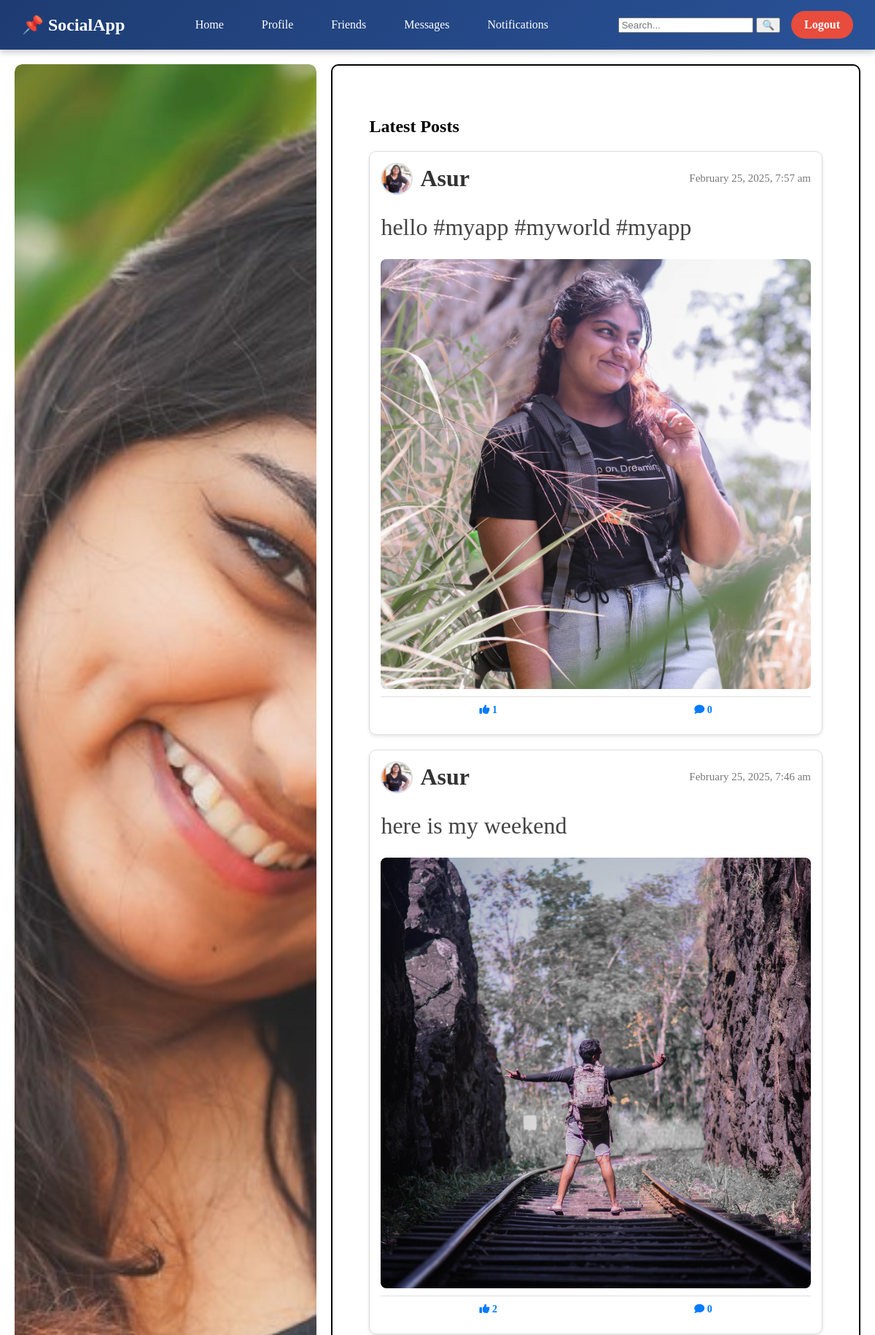
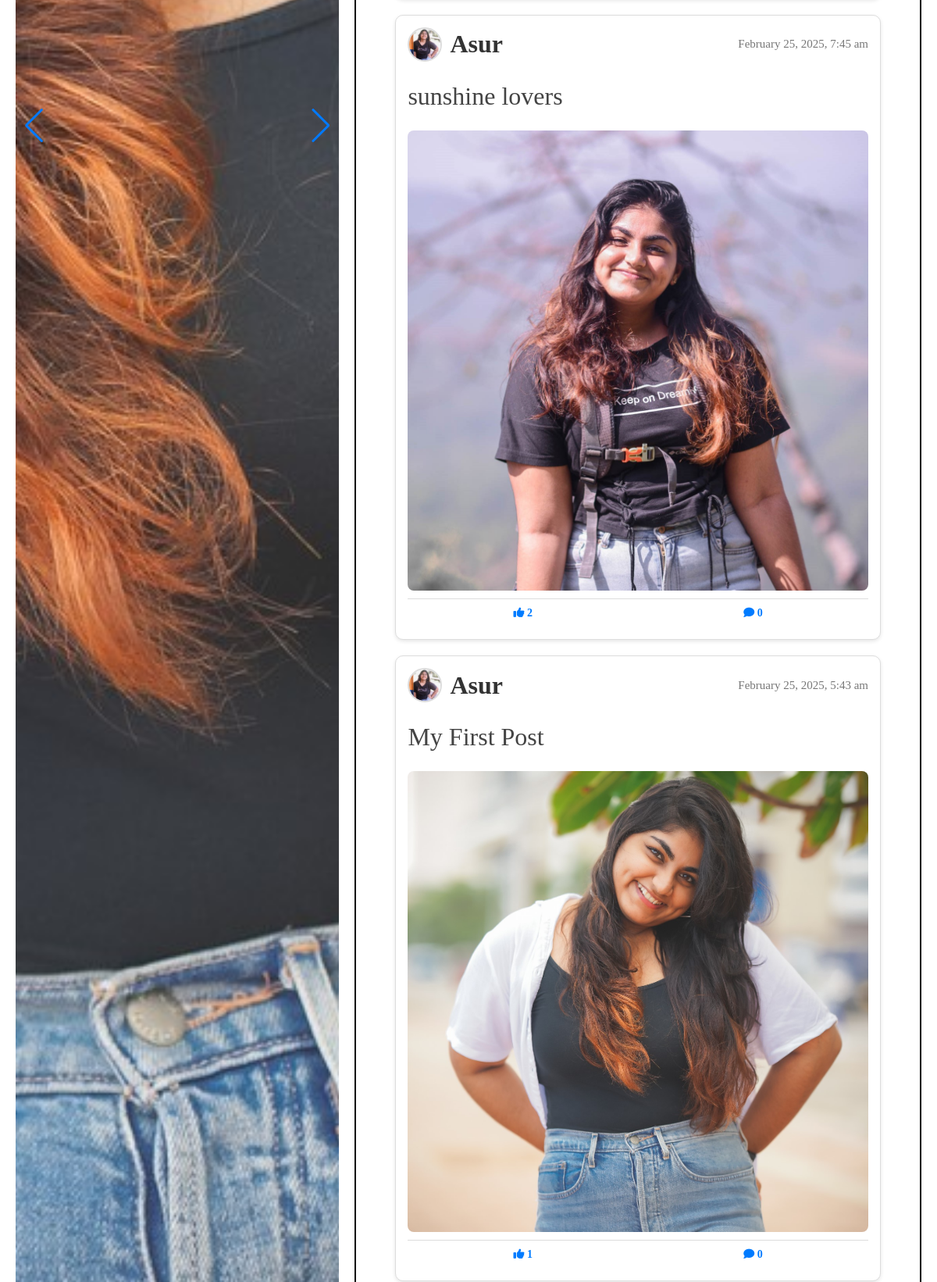
Page /index.php (signed in, upper part) on the committed database (2 pictures, top to bottom).
### tables this page shows
CREATE TABLE `users` (
  `id` int(11) NOT NULL,
  `username` varchar(50) NOT NULL,
  `email` varchar(100) NOT NULL,
  `password` varchar(255) NOT NULL,
  `profile_picture` varchar(255) DEFAULT 'default_profile.jpg',
  `bio` text DEFAULT NULL,
  `created_at` timestamp NOT NULL DEFAULT current_timestamp()
);

CREATE TABLE `posts` (
  `id` int(11) NOT NULL,
  `user_id` int(11) NOT NULL,
  `content` text NOT NULL,
  `media` varchar(255) DEFAULT NULL,
  `created_at` timestamp NOT NULL DEFAULT current_timestamp()
);

### index.php (the view, shortened to what this page needs)
<?php include 'includes/header.php';
$user_id = $_SESSION["user"];
$stmt = $conn->prepare("
    SELECT posts.*, users.username, users.profile_picture
    FROM posts
    JOIN users ON posts.user_id = users.id
    WHERE posts.user_id = :user_id
       OR posts.user_id IN (
            SELECT CASE
                     WHEN sender_id = :user_id THEN receiver_id
                     ELSE sender_id
                   END
            FROM friends
            WHERE (sender_id = :user_id OR receiver_id = :user_id)
              AND status = 'accepted'
        )
    ORDER BY posts.created_at DESC
");
$stmt->execute(["user_id" => $user_id]);
$posts = $stmt->fetchAll(PDO::FETCH_ASSOC);
$stmt = $conn->prepare("SELECT
                                fp.id AS featured_id,
                                p.id AS post_id,
                                p.user_id,
                                u.username,  -- Fetch username from users table
                                p.content,
                                p.media,
                                p.created_at
                            FROM featured_posts fp
                            JOIN posts p ON fp.post_id = p.id
                            JOIN users u ON p.user_id = u.id  -- Join users table
                            ORDER BY fp.created_at DESC
                            LIMIT 5");
$stmt->execute();
$featured_posts = $stmt->fetchAll(PDO::FETCH_ASSOC);
?>
<!DOCTYPE html>
<html lang="en">
<head>
    <link rel="stylesheet" href="styles.css">
    <link rel="stylesheet" href="https://cdn.jsdelivr.net/npm/swiper@11/swiper-bundle.min.css" />
</head>
<body>
<div class="main-container">
    <div class="slider-container">
        <div class="swiper mySwiper">
            <div class="swiper-wrapper">
                <?php foreach ($featured_posts as $featured): ?>
                    <div class="swiper-slide">
                        <img src="uploads/<?= $featured['media'] ?>" alt="Featured Image">
                    </div>
                <?php endforeach; ?>
            </div>
            <div class="swiper-button-next"></div>
            <div class="swiper-button-prev"></div>
        </div>
    </div>
    <div class="user-feed">
        <h2>Latest Posts</h2>
        <?php foreach ($posts as $post): ?>
            <div class="post">
                <div class="post-header">
                    <img src="uploads/<?= $post['profile_picture'] ?>" alt="Profile" class="profile-pic">
                    <strong><?= htmlspecialchars($post['username']) ?></strong>
                    <small><?= date("F j, Y, g:i a", strtotime($post['created_at'])) ?></small>
                </div>
                <p><?= nl2br(htmlspecialchars($post['content'])) ?></p>
                <?php if ($post['media']): ?>
                    <div class="post-media">
                        <?php if (preg_match('/\.(jpg|jpeg|png|gif)$/i', $post['media'])): ?>
                            <img src="uploads/<?= $post['media'] ?>" alt="Post Image">
                        <?php endif; ?>
                    </div>
                <?php endif; ?>
                <div class="post-actions">
                    <?php
                        $stmt = $conn->prepare("SELECT COUNT(*) FROM likes WHERE post_id = ?");
                        $stmt->execute([$post['id']]);
                        $like_count = $stmt->fetchColumn();
                    ?>
                    <a href="posts/like.php?post_id=<?= $post['id'] ?>">
                        <i class="fas fa-thumbs-up"></i>&nbsp<?php echo $like_count;?>
                    </a>
                    <?php
                        $stmt = $conn->prepare("SELECT COUNT(*) FROM comments WHERE post_id = ?");
                        $stmt->execute([$post['id']]);
                        $comment_c = $stmt->fetchColumn();
                    ?>
                    <a href="#" class="comment-btn" data-post-id="<?= $post['id']; ?>">
                        <i class="fas fa-comment"></i> <?php echo  $comment_c; ?>
                    </a>
                </div>
            </div>
            <?php endforeach; ?>
        </div>
    </div>
<?php include 'includes/footer.php'; ?>
</body>
</html>

### styles.css (style rules this page uses)
body { margin: 0px; padding: 0px; min-height: 100vh; }
.post { border: 1px solid #ddd; border-radius: 10px; padding: 15px; display: flex; flex-direction: column; justify-content: center; margin-bottom: 20px; background: #fff; box-shadow: 0px 2px 5px rgba(0, 0, 0, 0.1); }
.post-header { align-items: center; margin-bottom: 10px; }
.profile-pic { width: 40px; height: 40px; border-radius: 50%; margin-right: 10px; object-fit: cover; border: 2px solid #ddd; }
.post-header strong { font-size: 2rem; color: #333; }
.post-header small { margin-left: auto; font-size:15px; color: #777; }
.post p { font-size: 14px; color: #444; line-height: 1.5; margin: 10px 0; }
.post-media { margin-top: 10px; text-align: center; }
.post-media img { max-width: 100%; border-radius: 8px; height: auto; display: block; margin: 0 auto; }
.post-actions { margin-top: 10px; display: flex; justify-content: space-around; padding: 10px 0; border-top: 1px solid #ddd; }
.post-actions a { text-decoration: none; font-size: 14px; color: #007bff; font-weight: bold; transition: color 0.3s; }
.main-container { display: flex; gap: 20px; padding: 20px; }
.slider-container { width: 40%; height: 100%; overflow: hidden; }
.swiper { width: 100%; height: 85vh; border-radius: 10px; box-shadow: 0px 4px 6px rgba(0, 0, 0, 0.1); }
.swiper-slide { position: relative; text-align: center; }
.swiper-slide img { width: 100%; height: 100%; object-fit: cover; border-radius: 10px; }
.user-feed { width: 60%; padding:50px; border-radius: 10px; border: 2px solid black; max-height: 150vh; overflow: scroll; }
.post { border: 1px solid #ddd; border-radius: 10px; padding: 15px; margin-bottom: 20px; background: #fff; box-shadow: 0px 2px 5px rgba(0, 0, 0, 0.1); }
.post-header { display: flex; align-items: center; margin-bottom: 10px; }
.post p { font-size: 14px; color: #444; line-height: 1.5; font-size: 2rem; }
.post-media img, .post-media video { max-width: 100%; border-radius: 8px; display: block; margin: 0 auto; }

### rows in the picture
users: posts.media (picture)
posts: user.profile_picture (picture), user.username "Asur", created_at "February 25, 2025, 7:57 am", content "hello #myapp #myworld #myapp", media (picture), like_count "1", comment_c "0"
posts: user.profile_picture (picture), user.username "Asur", created_at "February 25, 2025, 7:46 am", content "here is my weekend", media (picture), like_count "2", comment_c "0"
posts: user.profile_picture (picture), user.username "Asur", created_at "February 25, 2025, 7:45 am", content "sunshine lovers", media (picture), like_count "2", comment_c "0"
posts: user.profile_picture (picture), user.username "Asur", created_at "February 25, 2025, 5:43 am", content "My First Post", media (picture), like_count "1", comment_c "0"
